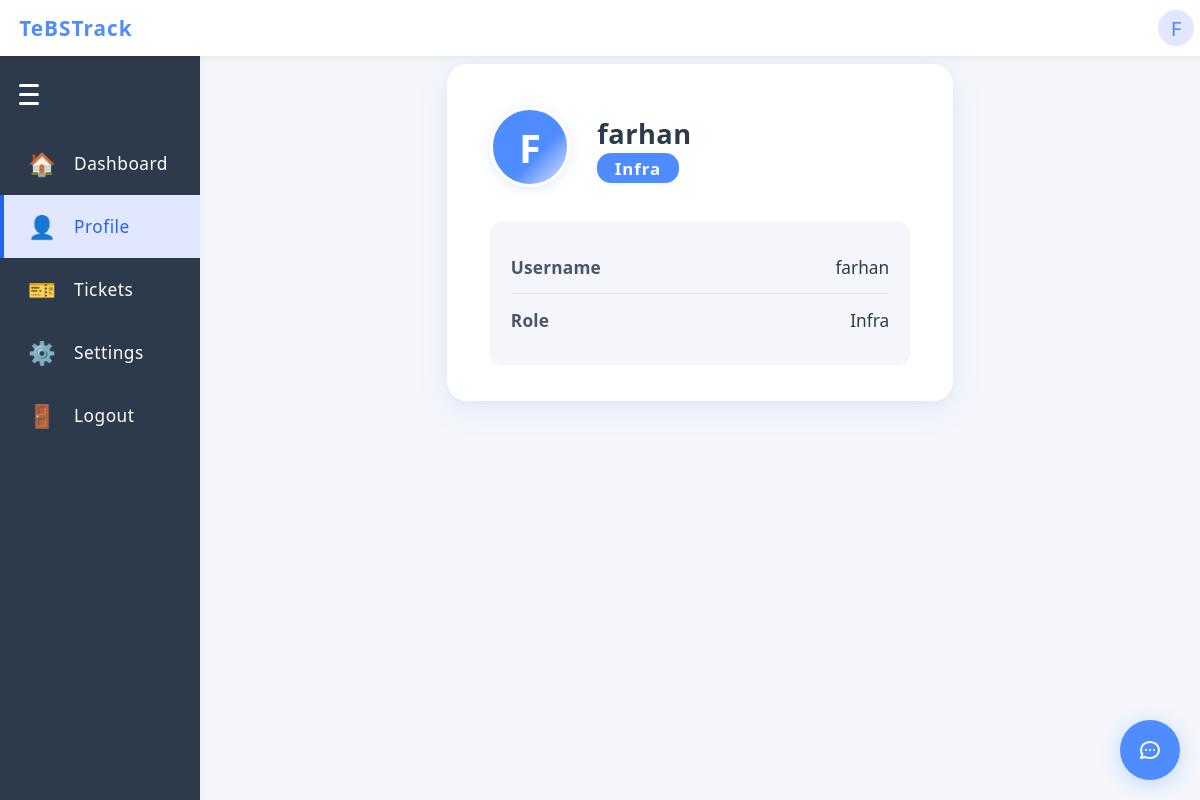
The page /profile (signed in) on the database its author committed.
### app/models.py (models this page shows)
class User(UserMixin, db.Model):
    id = db.Column(db.Integer, primary_key=True)
    username = db.Column(db.String(150), unique=True, nullable=False)
    password = db.Column(db.String(150), nullable=False)
    role = db.Column(db.String(20), nullable=False, default='infra')  # 'admin' or 'infra'

### app/routes.py (the view)
@main.route('/profile')
@login_required
def profile():
    return render_template('profile.html')

### app/__init__.py (called while the page is built)
def create_app():
    app = Flask(__name__)
    app.config.from_object('config.Config')
    app.config['SESSION_COOKIE_HTTPONLY'] = True  # Prevent JS access to session cookie
    app.config['SESSION_COOKIE_SAMESITE'] = 'Lax'  # Restrict cross-site requests
    csrf.init_app(app)
    db.init_app(app)
    login_manager.init_app(app)
    app.register_blueprint(main)
    from flask_wtf.csrf import CSRFError
    from .routes import LoginForm
    from flask import render_template, flash
    @app.errorhandler(CSRFError)
    def handle_csrf_error(e):
        flash('CSRF token missing or invalid. Please refresh the page and try again.', 'error')
        return render_template('login.html', form=LoginForm()), 400
    from .models import User
    @login_manager.user_loader
    def load_user(user_id):
        return User.query.get(int(user_id))
    return app

### app/routes.py (called while the page is built)
@main.before_app_request
def require_login():
    allowed_routes = ['main.login', 'static']
    if not current_user.is_authenticated and request.endpoint not in allowed_routes:
        return redirect(url_for('main.login'))

### app/templates/profile.html (shortened to what this page needs)
{% extends 'base.html' %}
{% block content %}
<div class="profile-container">
  <div class="profile-header">
    <div class="profile-avatar">
      {{ current_user.username[0]|upper if current_user.username else '?' }}
    </div>
    <div class="profile-info">
      <h2>{{ current_user.username }}</h2>
      <span class="profile-role">{{ current_user.role|capitalize }}</span>
    </div>
  </div>
  <div class="profile-details">
    <div class="profile-row">
      <span class="profile-label">Username</span>
      <span class="profile-value">{{ current_user.username }}</span>
    </div>
    <div class="profile-row">
      <span class="profile-label">Role</span>
      <span class="profile-value">{{ current_user.role|capitalize }}</span>
    </div>
  </div>
</div>
{% endblock %}

### app/templates/base.html (shortened to what this page needs)
<!doctype html>
<html lang="en">
<head>
</head>
<body>
  <div class="navbar">
    <a href="{{ url_for('main.index') }}" class="navbar-title" style="text-decoration:none;">
      TeBSTrack
    </a>
    {% if current_user.is_authenticated %}
    <div class="navbar-profile" id="profile-btn">
      <span class="profile-icon">{{ current_user.username[0]|upper if current_user.username else '?' }}</span>
    </div>
    {% endif %}
  </div>
  {% if not hide_sidenav %}
    <div class="sidenav-hamburger" id="sidenav-hamburger">
      <span></span>
      <span></span>
      <span></span>
    </div>
    <a href="{{ url_for('main.index') }}" class="sidenav-link{% if request.endpoint == 'main.index' %} active{% endif %}" data-label="Dashboard">
      <span class="sidenav-icon">🏠</span>
      <span class="sidenav-label">Dashboard</span>
    </a>
    <a href="{{ url_for('main.profile') }}" class="sidenav-link{% if request.endpoint == 'main.profile' %} active{% endif %}" data-label="Profile">
      <span class="sidenav-icon">👤</span>
      <span class="sidenav-label">Profile</span>
    </a>
    <a href="{{ url_for('main.tickets') }}" class="sidenav-link{% if request.endpoint in ['main.tickets', 'main.view_ticket'] %} active{% endif %}" data-label="Tickets">
      <span class="sidenav-icon">🎫</span>
      <span class="sidenav-label">Tickets</span>
    </a>
    <a href="{{ url_for('main.settings') }}" class="sidenav-link{% if request.endpoint == 'main.settings' %} active{% endif %}" data-label="Settings">
      <span class="sidenav-icon">⚙️</span>
      <span class="sidenav-label">Settings</span>
    </a>
    <a href="{{ url_for('main.logout') }}" class="sidenav-link{% if request.endpoint == 'main.logout' %} active{% endif %}" data-label="Logout">
      <span class="sidenav-icon">🚪</span>
      <span class="sidenav-label">Logout</span>
    </a>
  {% endif %}
  <div class="main-content{% if hide_sidenav %} no-sidenav{% endif %}">
    {% block content %}{% endblock %}
  </div>
  {% if current_user.is_authenticated %}
    {% include 'chatbot_component.html' %}
  {% endif %}
  <link rel="stylesheet" href="https://cdnjs.cloudflare.com/ajax/libs/font-awesome/6.0.0/css/all.min.css">
</body>
</html>

### app/templates/base.html (style rules this page uses)
body { background: #f4f6fb; font-family: 'Segoe UI', Arial, sans-serif; margin: 0; padding: 0; }
.navbar { position: fixed; top: 0; left: 0; width: 100%; height: 56px; background: #fff; box-shadow: 0 2px 8px rgba(0,0,0,0.06); display: flex; align-items: center; justify-content: flex-start; padding: 0 1.2rem; z-index: 1000; }
.navbar-title { font-size: 1.3rem; font-weight: 700; color: #4f8cff; letter-spacing: 1px; }
.navbar-profile { position: relative; display: flex; align-items: center; cursor: pointer; right: 25px; }
.profile-icon { width: 36px; height: 36px; border-radius: 50%; background: #e0e7ff; display: flex; align-items: center; justify-content: center; font-size: 1.3rem; color: #4f8cff; margin-left: 8px; }
.sidenav-hamburger { width: 28px; height: 28px; margin: 0 0 1.5rem 1.2rem; display: flex; flex-direction: column; justify-content: center; cursor: pointer; z-index: 1001; }
.sidenav-hamburger span { display: block; height: 3px; width: 20px; background: #fff; margin: 3px 0; border-radius: 2px; transition: all 0.3s; }
.sidenav-link { color: #fff; padding: 1rem 1.5rem; text-decoration: none; font-size: 1.08rem; font-weight: 500; letter-spacing: 0.5px; transition: background 0.18s, color 0.18s, padding 0.3s, font-size 0.3s; border-left: 4px solid transparent; display: flex; align-items: center; }
.sidenav-link.active { background: #e0e7ff; color: #2563eb; border-left: 4px solid #2563eb; }
.sidenav-icon { font-size: 1.4rem; margin-right: 1.1rem; min-width: 1.4rem; text-align: center; display: inline-block; transition: margin 0.3s; }
.sidenav-label { transition: opacity 0.3s, width 0.3s; white-space: nowrap; overflow: hidden; }
.main-content { margin-left: 200px; margin-top: 64px; transition: margin-left 0.3s ease; }
.profile-container { max-width: 420px; margin: 3.5rem auto 0 auto; background: #fff; border-radius: 20px; box-shadow: 0 8px 32px rgba(79,140,255,0.10), 0 1.5px 8px rgba(0,0,0,0.04); padding: 2.7rem 2.7rem 2.2rem 2.7rem; position: relative; overflow: hidden; }
.profile-header { display: flex; align-items: center; margin-bottom: 2.2rem; position: relative; }
.profile-avatar { width: 74px; height: 74px; border-radius: 50%; background: linear-gradient(135deg, #4f8cff 60%, #e0e7ff 100%); display: flex; align-items: center; justify-content: center; font-size: 2.5rem; color: #fff; font-weight: 700; margin-right: 1.7rem; box-shadow: 0 2px 12px rgba(79,140,255,0.18); border: 3px solid #fff; }
.profile-info h2 { margin: 0 0 0.3rem 0; font-size: 1.7rem; color: #2d3a4b; font-weight: 700; letter-spacing: 0.5px; }
.profile-role { background: #4f8cff; color: #fff; font-size: 1.05rem; padding: 0.22rem 1.1rem; border-radius: 14px; font-weight: 600; letter-spacing: 1px; box-shadow: 0 1px 4px rgba(79,140,255,0.10); }
.profile-details { margin-top: 1.7rem; background: #f4f6fb; border-radius: 12px; padding: 1.2rem 1.3rem; box-shadow: 0 1px 4px rgba(79,140,255,0.04); }
.profile-row { display: flex; justify-content: space-between; align-items: center; padding: 0.9rem 0; border-bottom: 1px solid #e0e7ff; }
.profile-row:last-child { border-bottom: none; }
.profile-label { color: #4a5568; font-weight: 600; font-size: 1.08rem; letter-spacing: 0.2px; }
.profile-value { color: #2d3a4b; font-size: 1.08rem; font-weight: 500; }

### rows shown on the page
User: username "F", username "farhan", role "Infra"
